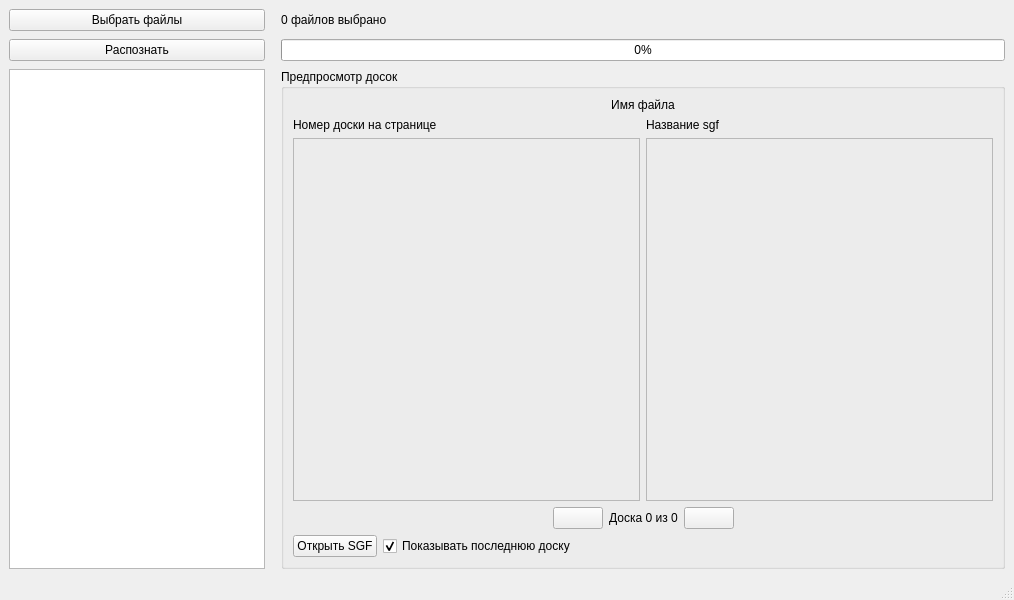
<?xml version="1.0" encoding="UTF-8"?>
<ui version="4.0">
 <class>MainWindow</class>
 <widget class="QMainWindow" name="MainWindow">
  <property name="geometry">
   <rect>
    <x>0</x>
    <y>0</y>
    <width>1014</width>
    <height>600</height>
   </rect>
  </property>
  <property name="windowTitle">
   <string>Распознавание диаграмм го</string>
  </property>
  <widget class="QWidget" name="centralwidget">
   <property name="enabled">
    <bool>true</bool>
   </property>
   <layout class="QGridLayout" name="gridLayout" rowstretch="0,0,0" columnstretch="0,1">
    <property name="horizontalSpacing">
     <number>16</number>
    </property>
    <property name="verticalSpacing">
     <number>8</number>
    </property>
    <item row="0" column="1">
     <widget class="QLabel" name="label_files_selected">
      <property name="text">
       <string>0 файлов выбрано</string>
      </property>
     </widget>
    </item>
    <item row="1" column="0">
     <widget class="QPushButton" name="recognize">
      <property name="enabled">
       <bool>true</bool>
      </property>
      <property name="text">
       <string>Распознать</string>
      </property>
     </widget>
    </item>
    <item row="0" column="0">
     <widget class="QPushButton" name="choose_files">
      <property name="text">
       <string>Выбрать файлы</string>
      </property>
     </widget>
    </item>
    <item row="1" column="1">
     <widget class="QProgressBar" name="progress_bar">
      <property name="value">
       <number>0</number>
      </property>
     </widget>
    </item>
    <item row="2" column="0">
     <widget class="QPlainTextEdit" name="console_output">
      <property name="readOnly">
       <bool>true</bool>
      </property>
     </widget>
    </item>
    <item row="2" column="1">
     <widget class="QGroupBox" name="boards_preview">
      <property name="title">
       <string>Предпросмотр досок</string>
      </property>
      <layout class="QVBoxLayout" name="verticalLayout" stretch="0,0,1,0,0">
       <item>
        <widget class="QLabel" name="file_name">
         <property name="text">
          <string>Имя файла</string>
         </property>
         <property name="alignment">
          <set>Qt::AlignCenter</set>
         </property>
        </widget>
       </item>
       <item>
        <layout class="QHBoxLayout" name="horizontalLayout_2">
         <item>
          <widget class="QLabel" name="board_index">
           <property name="text">
            <string>Номер доски на странице</string>
           </property>
          </widget>
         </item>
         <item>
          <widget class="QLabel" name="sgf_name">
           <property name="text">
            <string>Название sgf</string>
           </property>
          </widget>
         </item>
        </layout>
       </item>
       <item>
        <layout class="QHBoxLayout" name="images">
         <item>
          <widget class="QLabel" name="origin_label">
           <property name="sizePolicy">
            <sizepolicy hsizetype="Ignored" vsizetype="Ignored">
             <horstretch>0</horstretch>
             <verstretch>0</verstretch>
            </sizepolicy>
           </property>
           <property name="frameShape">
            <enum>QFrame::StyledPanel</enum>
           </property>
           <property name="midLineWidth">
            <number>2</number>
           </property>
           <property name="text">
            <string/>
           </property>
           <property name="textFormat">
            <enum>Qt::AutoText</enum>
           </property>
           <property name="scaledContents">
            <bool>false</bool>
           </property>
           <property name="alignment">
            <set>Qt::AlignCenter</set>
           </property>
          </widget>
         </item>
         <item>
          <widget class="QFrame" name="sgf_painter_frame">
           <property name="frameShape">
            <enum>QFrame::StyledPanel</enum>
           </property>
           <property name="frameShadow">
            <enum>QFrame::Plain</enum>
           </property>
           <property name="lineWidth">
            <number>1</number>
           </property>
           <layout class="QHBoxLayout" name="horizontalLayout">
            <property name="spacing">
             <number>0</number>
            </property>
            <property name="leftMargin">
             <number>0</number>
            </property>
            <property name="topMargin">
             <number>0</number>
            </property>
            <property name="rightMargin">
             <number>0</number>
            </property>
            <property name="bottomMargin">
             <number>0</number>
            </property>
           </layout>
          </widget>
         </item>
        </layout>
       </item>
       <item>
        <layout class="QHBoxLayout" name="controls1" stretch="0,0,0,0,0">
         <property name="spacing">
          <number>6</number>
         </property>
         <property name="sizeConstraint">
          <enum>QLayout::SetDefaultConstraint</enum>
         </property>
         <item>
          <spacer name="horizontalSpacer_2">
           <property name="orientation">
            <enum>Qt::Horizontal</enum>
           </property>
           <property name="sizeHint" stdset="0">
            <size>
             <width>40</width>
             <height>20</height>
            </size>
           </property>
          </spacer>
         </item>
         <item>
          <widget class="QPushButton" name="previous_button">
           <property name="sizePolicy">
            <sizepolicy hsizetype="Fixed" vsizetype="Fixed">
             <horstretch>0</horstretch>
             <verstretch>0</verstretch>
            </sizepolicy>
           </property>
           <property name="minimumSize">
            <size>
             <width>50</width>
             <height>0</height>
            </size>
           </property>
           <property name="text">
            <string/>
           </property>
          </widget>
         </item>
         <item>
          <widget class="QLabel" name="label_board_index">
           <property name="text">
            <string>Доска 0 из 0</string>
           </property>
           <property name="alignment">
            <set>Qt::AlignCenter</set>
           </property>
          </widget>
         </item>
         <item>
          <widget class="QPushButton" name="next_button">
           <property name="minimumSize">
            <size>
             <width>50</width>
             <height>0</height>
            </size>
           </property>
           <property name="text">
            <string/>
           </property>
          </widget>
         </item>
         <item>
          <spacer name="horizontalSpacer">
           <property name="orientation">
            <enum>Qt::Horizontal</enum>
           </property>
           <property name="sizeHint" stdset="0">
            <size>
             <width>40</width>
             <height>20</height>
            </size>
           </property>
          </spacer>
         </item>
        </layout>
       </item>
       <item>
        <layout class="QHBoxLayout" name="controls2">
         <property name="spacing">
          <number>6</number>
         </property>
         <item>
          <widget class="QPushButton" name="open_sgf">
           <property name="text">
            <string>Открыть SGF</string>
           </property>
          </widget>
         </item>
         <item>
          <widget class="QCheckBox" name="auto_preview">
           <property name="text">
            <string>Показывать последнюю доску</string>
           </property>
           <property name="checked">
            <bool>true</bool>
           </property>
          </widget>
         </item>
         <item>
          <spacer name="horizontalSpacer_3">
           <property name="orientation">
            <enum>Qt::Horizontal</enum>
           </property>
           <property name="sizeHint" stdset="0">
            <size>
             <width>40</width>
             <height>20</height>
            </size>
           </property>
          </spacer>
         </item>
        </layout>
       </item>
      </layout>
     </widget>
    </item>
   </layout>
  </widget>
  <widget class="QStatusBar" name="statusbar"/>
 </widget>
 <resources/>
 <connections>
  <connection>
   <sender>choose_files</sender>
   <signal>clicked()</signal>
   <receiver>MainWindow</receiver>
   <slot>select_files()</slot>
   <hints>
    <hint type="sourcelabel">
     <x>136</x>
     <y>23</y>
    </hint>
    <hint type="destinationlabel">
     <x>400</x>
     <y>47</y>
    </hint>
   </hints>
  </connection>
  <connection>
   <sender>recognize</sender>
   <signal>clicked()</signal>
   <receiver>MainWindow</receiver>
   <slot>convert_to_sgf()</slot>
   <hints>
    <hint type="sourcelabel">
     <x>136</x>
     <y>46</y>
    </hint>
    <hint type="destinationlabel">
     <x>529</x>
     <y>43</y>
    </hint>
   </hints>
  </connection>
  <connection>
   <sender>next_button</sender>
   <signal>clicked()</signal>
   <receiver>MainWindow</receiver>
   <slot>next_file()</slot>
   <hints>
    <hint type="sourcelabel">
     <x>672</x>
     <y>396</y>
    </hint>
    <hint type="destinationlabel">
     <x>762</x>
     <y>488</y>
    </hint>
   </hints>
  </connection>
  <connection>
   <sender>previous_button</sender>
   <signal>clicked()</signal>
   <receiver>MainWindow</receiver>
   <slot>previous_file()</slot>
   <hints>
    <hint type="sourcelabel">
     <x>516</x>
     <y>396</y>
    </hint>
    <hint type="destinationlabel">
     <x>552</x>
     <y>488</y>
    </hint>
   </hints>
  </connection>
  <connection>
   <sender>open_sgf</sender>
   <signal>clicked()</signal>
   <receiver>MainWindow</receiver>
   <slot>open_current_sgf()</slot>
   <hints>
    <hint type="sourcelabel">
     <x>324</x>
     <y>426</y>
    </hint>
    <hint type="destinationlabel">
     <x>644</x>
     <y>488</y>
    </hint>
   </hints>
  </connection>
 </connections>
 <slots>
  <slot>select_files()</slot>
  <slot>convert_to_sgf()</slot>
  <slot>show_preview()</slot>
  <slot>next_file()</slot>
  <slot>previous_file()</slot>
  <slot>open_current_sgf()</slot>
 </slots>
</ui>
